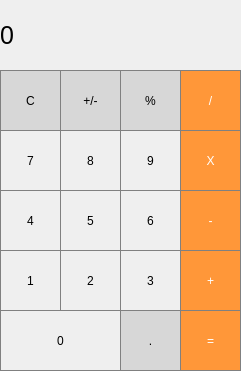
<?xml version="1.0" encoding="UTF-8"?>
<ui version="4.0">
 <class>MainWindow</class>
 <widget class="QMainWindow" name="MainWindow">
  <property name="geometry">
   <rect>
    <x>0</x>
    <y>0</y>
    <width>241</width>
    <height>371</height>
   </rect>
  </property>
  <property name="windowTitle">
   <string>Calculator</string>
  </property>
  <widget class="QWidget" name="centralwidget">
   <widget class="QLabel" name="label">
    <property name="geometry">
     <rect>
      <x>0</x>
      <y>0</y>
      <width>241</width>
      <height>71</height>
     </rect>
    </property>
    <property name="font">
     <font>
      <pointsize>19</pointsize>
     </font>
    </property>
    <property name="styleSheet">
     <string notr="true">
QLabel {
  qproperty-alignment: 'AlignVCenter | AlignRight';
  border: 1px solid gray;
}

background-color : white;</string>
    </property>
    <property name="text">
     <string>0</string>
    </property>
   </widget>
   <widget class="QPushButton" name="pushButton_clear">
    <property name="geometry">
     <rect>
      <x>0</x>
      <y>70</y>
      <width>61</width>
      <height>61</height>
     </rect>
    </property>
    <property name="styleSheet">
     <string notr="true">QPushButton {
  background-color: rgb(215, 215, 215);
  border: 1px solid gray;
}
QPushButton:pressed {
    background-color: qlineargradient(x1: 0, y1: 0, x2: 0, y2: 1,
                                      stop: 0 #BEBEBE, stop: 1 #D7D7D7);
}</string>
    </property>
    <property name="text">
     <string>C</string>
    </property>
   </widget>
   <widget class="QPushButton" name="pushButton_plusminus">
    <property name="geometry">
     <rect>
      <x>60</x>
      <y>70</y>
      <width>61</width>
      <height>61</height>
     </rect>
    </property>
    <property name="styleSheet">
     <string notr="true">QPushButton {
  background-color: rgb(215, 215, 215);
  border: 1px solid gray;
}
QPushButton:pressed {
    background-color: qlineargradient(x1: 0, y1: 0, x2: 0, y2: 1,
                                      stop: 0 #BEBEBE, stop: 1 #D7D7D7);
}</string>
    </property>
    <property name="text">
     <string>+/-</string>
    </property>
   </widget>
   <widget class="QPushButton" name="pushButton_percent">
    <property name="geometry">
     <rect>
      <x>120</x>
      <y>70</y>
      <width>61</width>
      <height>61</height>
     </rect>
    </property>
    <property name="styleSheet">
     <string notr="true">QPushButton {
  background-color: rgb(215, 215, 215);
  border: 1px solid gray;
}
QPushButton:pressed {
    background-color: qlineargradient(x1: 0, y1: 0, x2: 0, y2: 1,
                                      stop: 0 #BEBEBE, stop: 1 #D7D7D7);
}</string>
    </property>
    <property name="text">
     <string>%</string>
    </property>
   </widget>
   <widget class="QPushButton" name="pushButton_divide">
    <property name="geometry">
     <rect>
      <x>180</x>
      <y>70</y>
      <width>61</width>
      <height>61</height>
     </rect>
    </property>
    <property name="styleSheet">
     <string notr="true">QPushButton {
  background-color: rgb(255, 151, 57);
  color: white; 
  border: 1px solid gray;
}

QPushButton:pressed {
    background-color: qlineargradient(x1: 0, y1: 0, x2: 0, y2: 1,
                                      stop: 0 #FF7832, stop: 1 #FF9739);
}</string>
    </property>
    <property name="text">
     <string>/</string>
    </property>
   </widget>
   <widget class="QPushButton" name="pushButton_9">
    <property name="geometry">
     <rect>
      <x>120</x>
      <y>130</y>
      <width>61</width>
      <height>61</height>
     </rect>
    </property>
    <property name="styleSheet">
     <string notr="true">QPushButton {
   border: 1px solid gray;
}
QPushButton:pressed {
    background-color: qlineargradient(x1: 0, y1: 0, x2: 0, y2: 1,
                                      stop: 0 #dadbde, stop: 1 #f6f7fa);
}
</string>
    </property>
    <property name="text">
     <string>9</string>
    </property>
   </widget>
   <widget class="QPushButton" name="pushButton_multiply">
    <property name="geometry">
     <rect>
      <x>180</x>
      <y>130</y>
      <width>61</width>
      <height>61</height>
     </rect>
    </property>
    <property name="styleSheet">
     <string notr="true">QPushButton {
  background-color: rgb(255, 151, 57);
  color: white; 
  border: 1px solid gray;
}

QPushButton:pressed {
    background-color: qlineargradient(x1: 0, y1: 0, x2: 0, y2: 1,
                                      stop: 0 #FF7832, stop: 1 #FF9739);
}</string>
    </property>
    <property name="text">
     <string>X</string>
    </property>
   </widget>
   <widget class="QPushButton" name="pushButton_8">
    <property name="geometry">
     <rect>
      <x>60</x>
      <y>130</y>
      <width>61</width>
      <height>61</height>
     </rect>
    </property>
    <property name="styleSheet">
     <string notr="true">QPushButton {
   border: 1px solid gray;
}
QPushButton:pressed {
    background-color: qlineargradient(x1: 0, y1: 0, x2: 0, y2: 1,
                                      stop: 0 #dadbde, stop: 1 #f6f7fa);
}
</string>
    </property>
    <property name="text">
     <string>8</string>
    </property>
   </widget>
   <widget class="QPushButton" name="pushButton_7">
    <property name="geometry">
     <rect>
      <x>0</x>
      <y>130</y>
      <width>61</width>
      <height>61</height>
     </rect>
    </property>
    <property name="styleSheet">
     <string notr="true">QPushButton {
   border: 1px solid gray;
}
QPushButton:pressed {
    background-color: qlineargradient(x1: 0, y1: 0, x2: 0, y2: 1,
                                      stop: 0 #dadbde, stop: 1 #f6f7fa);
}
</string>
    </property>
    <property name="text">
     <string>7</string>
    </property>
   </widget>
   <widget class="QPushButton" name="pushButton_6">
    <property name="geometry">
     <rect>
      <x>120</x>
      <y>190</y>
      <width>61</width>
      <height>61</height>
     </rect>
    </property>
    <property name="styleSheet">
     <string notr="true">QPushButton {
   border: 1px solid gray;
}
QPushButton:pressed {
    background-color: qlineargradient(x1: 0, y1: 0, x2: 0, y2: 1,
                                      stop: 0 #dadbde, stop: 1 #f6f7fa);
}
</string>
    </property>
    <property name="text">
     <string>6</string>
    </property>
   </widget>
   <widget class="QPushButton" name="pushButton_subtract">
    <property name="geometry">
     <rect>
      <x>180</x>
      <y>190</y>
      <width>61</width>
      <height>61</height>
     </rect>
    </property>
    <property name="styleSheet">
     <string notr="true">QPushButton {
  background-color: rgb(255, 151, 57);
  color: white; 
  border: 1px solid gray;
}

QPushButton:pressed {
    background-color: qlineargradient(x1: 0, y1: 0, x2: 0, y2: 1,
                                      stop: 0 #FF7832, stop: 1 #FF9739);
}</string>
    </property>
    <property name="text">
     <string>-</string>
    </property>
   </widget>
   <widget class="QPushButton" name="pushButton_5">
    <property name="geometry">
     <rect>
      <x>60</x>
      <y>190</y>
      <width>61</width>
      <height>61</height>
     </rect>
    </property>
    <property name="styleSheet">
     <string notr="true">QPushButton {
   border: 1px solid gray;
}
QPushButton:pressed {
    background-color: qlineargradient(x1: 0, y1: 0, x2: 0, y2: 1,
                                      stop: 0 #dadbde, stop: 1 #f6f7fa);
}
</string>
    </property>
    <property name="text">
     <string>5</string>
    </property>
   </widget>
   <widget class="QPushButton" name="pushButton_4">
    <property name="geometry">
     <rect>
      <x>0</x>
      <y>190</y>
      <width>61</width>
      <height>61</height>
     </rect>
    </property>
    <property name="styleSheet">
     <string notr="true">QPushButton {
   border: 1px solid gray;
}
QPushButton:pressed {
    background-color: qlineargradient(x1: 0, y1: 0, x2: 0, y2: 1,
                                      stop: 0 #dadbde, stop: 1 #f6f7fa);
}
</string>
    </property>
    <property name="text">
     <string>4</string>
    </property>
   </widget>
   <widget class="QPushButton" name="pushButton_3">
    <property name="geometry">
     <rect>
      <x>120</x>
      <y>250</y>
      <width>61</width>
      <height>61</height>
     </rect>
    </property>
    <property name="styleSheet">
     <string notr="true">QPushButton {
   border: 1px solid gray;
}
QPushButton:pressed {
    background-color: qlineargradient(x1: 0, y1: 0, x2: 0, y2: 1,
                                      stop: 0 #dadbde, stop: 1 #f6f7fa);
}
</string>
    </property>
    <property name="text">
     <string>3</string>
    </property>
   </widget>
   <widget class="QPushButton" name="pushButton_add">
    <property name="geometry">
     <rect>
      <x>180</x>
      <y>250</y>
      <width>61</width>
      <height>61</height>
     </rect>
    </property>
    <property name="styleSheet">
     <string notr="true">QPushButton {
  background-color: rgb(255, 151, 57);
  color: white; 
  border: 1px solid gray;
}

QPushButton:pressed {
    background-color: qlineargradient(x1: 0, y1: 0, x2: 0, y2: 1,
                                      stop: 0 #FF7832, stop: 1 #FF9739);
}</string>
    </property>
    <property name="text">
     <string>+</string>
    </property>
   </widget>
   <widget class="QPushButton" name="pushButton_2">
    <property name="geometry">
     <rect>
      <x>60</x>
      <y>250</y>
      <width>61</width>
      <height>61</height>
     </rect>
    </property>
    <property name="styleSheet">
     <string notr="true">QPushButton {
   border: 1px solid gray;
}
QPushButton:pressed {
    background-color: qlineargradient(x1: 0, y1: 0, x2: 0, y2: 1,
                                      stop: 0 #dadbde, stop: 1 #f6f7fa);
}
</string>
    </property>
    <property name="text">
     <string>2</string>
    </property>
   </widget>
   <widget class="QPushButton" name="pushButton_1">
    <property name="geometry">
     <rect>
      <x>0</x>
      <y>250</y>
      <width>61</width>
      <height>61</height>
     </rect>
    </property>
    <property name="styleSheet">
     <string notr="true">QPushButton {
   border: 1px solid gray;
}
QPushButton:pressed {
    background-color: qlineargradient(x1: 0, y1: 0, x2: 0, y2: 1,
                                      stop: 0 #dadbde, stop: 1 #f6f7fa);
}
</string>
    </property>
    <property name="text">
     <string>1</string>
    </property>
   </widget>
   <widget class="QPushButton" name="pushButton_0">
    <property name="geometry">
     <rect>
      <x>0</x>
      <y>310</y>
      <width>121</width>
      <height>61</height>
     </rect>
    </property>
    <property name="styleSheet">
     <string notr="true">QPushButton {
   border: 1px solid gray;
}
QPushButton:pressed {
    background-color: qlineargradient(x1: 0, y1: 0, x2: 0, y2: 1,
                                      stop: 0 #dadbde, stop: 1 #f6f7fa);
}
</string>
    </property>
    <property name="text">
     <string>0</string>
    </property>
   </widget>
   <widget class="QPushButton" name="pushButton_decimal">
    <property name="geometry">
     <rect>
      <x>120</x>
      <y>310</y>
      <width>61</width>
      <height>61</height>
     </rect>
    </property>
    <property name="styleSheet">
     <string notr="true">QPushButton {
  background-color: rgb(215, 215, 215);
  border: 1px solid gray;
}
QPushButton:pressed {
    background-color: qlineargradient(x1: 0, y1: 0, x2: 0, y2: 1,
                                      stop: 0 #BEBEBE, stop: 1 #D7D7D7);
}</string>
    </property>
    <property name="text">
     <string>.</string>
    </property>
   </widget>
   <widget class="QPushButton" name="pushButton_equals">
    <property name="geometry">
     <rect>
      <x>180</x>
      <y>310</y>
      <width>61</width>
      <height>61</height>
     </rect>
    </property>
    <property name="styleSheet">
     <string notr="true">QPushButton {
  background-color: rgb(255, 151, 57);
  color: white; 
  border: 1px solid gray;
}

QPushButton:pressed {
    background-color: qlineargradient(x1: 0, y1: 0, x2: 0, y2: 1,
                                      stop: 0 #FF7832, stop: 1 #FF9739);
}</string>
    </property>
    <property name="text">
     <string>=</string>
    </property>
   </widget>
  </widget>
 </widget>
 <resources/>
 <connections/>
</ui>
